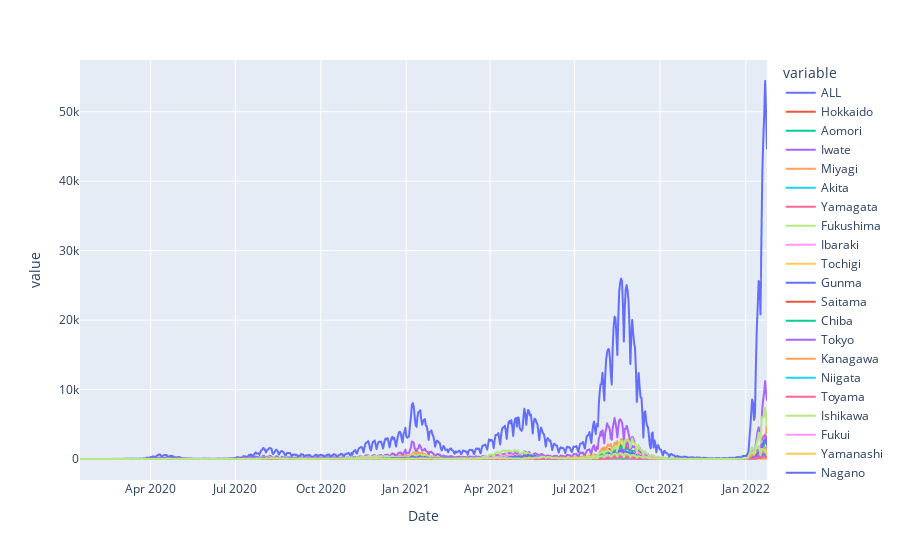

Write notebook code for a chart like this one.
### Code cell
px.line(df, )

### Figure 1 — Plotly figure (JSON) as saved in the notebook; plotly's stock layout.template omitted (floating-point values rounded to 4 significant figures; data arrays with more than 128 entries replaced by an {"elided": "..."} marker saying what was removed)
{"data": [{"hovertemplate": "variable=ALL<br>Date=%{x}<br>value=%{y}<extra></extra>", "legendgroup": "ALL", "line": {"color": "#636efa", "dash": "solid"}, "marker": {"symbol": "circle"}, "mode": "lines", "name": "ALL", "showlegend": true, "type": "scattergl", "x": {"elided": "740 str values"}, "xaxis": "x", "y": {"elided": "740 int values"}, "yaxis": "y"}, {"hovertemplate": "variable=Hokkaido<br>Date=%{x}<br>value=%{y}<extra></extra>", "legendgroup": "Hokkaido", "line": {"color": "#EF553B", "dash": "solid"}, "marker": {"symbol": "circle"}, "mode": "lines", "name": "Hokkaido", "showlegend": true, "type": "scattergl", "x": {"elided": "740 str values"}, "xaxis": "x", "y": {"elided": "740 int values"}, "yaxis": "y"}, {"hovertemplate": "variable=Aomori<br>Date=%{x}<br>value=%{y}<extra></extra>", "legendgroup": "Aomori", "line": {"color": "#00cc96", "dash": "solid"}, "marker": {"symbol": "circle"}, "mode": "lines", "name": "Aomori", "showlegend": true, "type": "scattergl", "x": {"elided": "740 str values"}, "xaxis": "x", "y": {"elided": "740 int values"}, "yaxis": "y"}, {"hovertemplate": "variable=Iwate<br>Date=%{x}<br>value=%{y}<extra></extra>", "legendgroup": "Iwate", "line": {"color": "#ab63fa", "dash": "solid"}, "marker": {"symbol": "circle"}, "mode": "lines", "name": "Iwate", "showlegend": true, "type": "scattergl", "x": {"elided": "740 str values"}, "xaxis": "x", "y": {"elided": "740 int values"}, "yaxis": "y"}, {"hovertemplate": "variable=Miyagi<br>Date=%{x}<br>value=%{y}<extra></extra>", "legendgroup": "Miyagi", "line": {"color": "#FFA15A", "dash": "solid"}, "marker": {"symbol": "circle"}, "mode": "lines", "name": "Miyagi", "showlegend": true, "type": "scattergl", "x": {"elided": "740 str values"}, "xaxis": "x", "y": {"elided": "740 int values"}, "yaxis": "y"}, {"hovertemplate": "variable=Akita<br>Date=%{x}<br>value=%{y}<extra></extra>", "legendgroup": "Akita", "line": {"color": "#19d3f3", "dash": "solid"}, "marker": {"symbol": "circle"}, "mode": "lines", "name": "Akita", "showlegend": true, "type": "scattergl", "x": {"elided": "740 str values"}, "xaxis": "x", "y": {"elided": "740 int values"}, "yaxis": "y"}, {"hovertemplate": "variable=Yamagata<br>Date=%{x}<br>value=%{y}<extra></extra>", "legendgroup": "Yamagata", "line": {"color": "#FF6692", "dash": "solid"}, "marker": {"symbol": "circle"}, "mode": "lines", "name": "Yamagata", "showlegend": true, "type": "scattergl", "x": {"elided": "740 str values"}, "xaxis": "x", "y": {"elided": "740 int values"}, "yaxis": "y"}, {"hovertemplate": "variable=Fukushima<br>Date=%{x}<br>value=%{y}<extra></extra>", "legendgroup": "Fukushima", "line": {"color": "#B6E880", "dash": "solid"}, "marker": {"symbol": "circle"}, "mode": "lines", "name": "Fukushima", "showlegend": true, "type": "scattergl", "x": {"elided": "740 str values"}, "xaxis": "x", "y": {"elided": "740 int values"}, "yaxis": "y"}, {"hovertemplate": "variable=Ibaraki<br>Date=%{x}<br>value=%{y}<extra></extra>", "legendgroup": "Ibaraki", "line": {"color": "#FF97FF", "dash": "solid"}, "marker": {"symbol": "circle"}, "mode": "lines", "name": "Ibaraki", "showlegend": true, "type": "scattergl", "x": {"elided": "740 str values"}, "xaxis": "x", "y": {"elided": "740 int values"}, "yaxis": "y"}, {"hovertemplate": "variable=Tochigi<br>Date=%{x}<br>value=%{y}<extra></extra>", "legendgroup": "Tochigi", "line": {"color": "#FECB52", "dash": "solid"}, "marker": {"symbol": "circle"}, "mode": "lines", "name": "Tochigi", "showlegend": true, "type": "scattergl", "x": {"elided": "740 str values"}, "xaxis": "x", "y": {"elided": "740 int values"}, "yaxis": "y"}, {"hovertemplate": "variable=Gunma<br>Date=%{x}<br>value=%{y}<extra></extra>", "legendgroup": "Gunma", "line": {"color": "#636efa", "dash": "solid"}, "marker": {"symbol": "circle"}, "mode": "lines", "name": "Gunma", "showlegend": true, "type": "scattergl", "x": {"elided": "740 str values"}, "xaxis": "x", "y": {"elided": "740 int values"}, "yaxis": "y"}, {"hovertemplate": "variable=Saitama<br>Date=%{x}<br>value=%{y}<extra></extra>", "legendgroup": "Saitama", "line": {"color": "#EF553B", "dash": "solid"}, "marker": {"symbol": "circle"}, "mode": "lines", "name": "Saitama", "showlegend": true, "type": "scattergl", "x": {"elided": "740 str values"}, "xaxis": "x", "y": {"elided": "740 int values"}, "yaxis": "y"}, {"hovertemplate": "variable=Chiba<br>Date=%{x}<br>value=%{y}<extra></extra>", "legendgroup": "Chiba", "line": {"color": "#00cc96", "dash": "solid"}, "marker": {"symbol": "circle"}, "mode": "lines", "name": "Chiba", "showlegend": true, "type": "scattergl", "x": {"elided": "740 str values"}, "xaxis": "x", "y": {"elided": "740 int values"}, "yaxis": "y"}, {"hovertemplate": "variable=Tokyo<br>Date=%{x}<br>value=%{y}<extra></extra>", "legendgroup": "Tokyo", "line": {"color": "#ab63fa", "dash": "solid"}, "marker": {"symbol": "circle"}, "mode": "lines", "name": "Tokyo", "showlegend": true, "type": "scattergl", "x": {"elided": "740 str values"}, "xaxis": "x", "y": {"elided": "740 int values"}, "yaxis": "y"}, {"hovertemplate": "variable=Kanagawa<br>Date=%{x}<br>value=%{y}<extra></extra>", "legendgroup": "Kanagawa", "line": {"color": "#FFA15A", "dash": "solid"}, "marker": {"symbol": "circle"}, "mode": "lines", "name": "Kanagawa", "showlegend": true, "type": "scattergl", "x": {"elided": "740 str values"}, "xaxis": "x", "y": {"elided": "740 int values"}, "yaxis": "y"}, {"hovertemplate": "variable=Niigata<br>Date=%{x}<br>value=%{y}<extra></extra>", "legendgroup": "Niigata", "line": {"color": "#19d3f3", "dash": "solid"}, "marker": {"symbol": "circle"}, "mode": "lines", "name": "Niigata", "showlegend": true, "type": "scattergl", "x": {"elided": "740 str values"}, "xaxis": "x", "y": {"elided": "740 int values"}, "yaxis": "y"}, {"hovertemplate": "variable=Toyama<br>Date=%{x}<br>value=%{y}<extra></extra>", "legendgroup": "Toyama", "line": {"color": "#FF6692", "dash": "solid"}, "marker": {"symbol": "circle"}, "mode": "lines", "name": "Toyama", "showlegend": true, "type": "scattergl", "x": {"elided": "740 str values"}, "xaxis": "x", "y": {"elided": "740 int values"}, "yaxis": "y"}, {"hovertemplate": "variable=Ishikawa<br>Date=%{x}<br>value=%{y}<extra></extra>", "legendgroup": "Ishikawa", "line": {"color": "#B6E880", "dash": "solid"}, "marker": {"symbol": "circle"}, "mode": "lines", "name": "Ishikawa", "showlegend": true, "type": "scattergl", "x": {"elided": "740 str values"}, "xaxis": "x", "y": {"elided": "740 int values"}, "yaxis": "y"}, {"hovertemplate": "variable=Fukui<br>Date=%{x}<br>value=%{y}<extra></extra>", "legendgroup": "Fukui", "line": {"color": "#FF97FF", "dash": "solid"}, "marker": {"symbol": "circle"}, "mode": "lines", "name": "Fukui", "showlegend": true, "type": "scattergl", "x": {"elided": "740 str values"}, "xaxis": "x", "y": {"elided": "740 int values"}, "yaxis": "y"}, {"hovertemplate": "variable=Yamanashi<br>Date=%{x}<br>value=%{y}<extra></extra>", "legendgroup": "Yamanashi", "line": {"color": "#FECB52", "dash": "solid"}, "marker": {"symbol": "circle"}, "mode": "lines", "name": "Yamanashi", "showlegend": true, "type": "scattergl", "x": {"elided": "740 str values"}, "xaxis": "x", "y": {"elided": "740 int values"}, "yaxis": "y"}, {"hovertemplate": "variable=Nagano<br>Date=%{x}<br>value=%{y}<extra></extra>", "legendgroup": "Nagano", "line": {"color": "#636efa", "dash": "solid"}, "marker": {"symbol": "circle"}, "mode": "lines", "name": "Nagano", "showlegend": true, "type": "scattergl", "x": {"elided": "740 str values"}, "xaxis": "x", "y": {"elided": "740 int values"}, "yaxis": "y"}, {"hovertemplate": "variable=Gifu<br>Date=%{x}<br>value=%{y}<extra></extra>", "legendgroup": "Gifu", "line": {"color": "#EF553B", "dash": "solid"}, "marker": {"symbol": "circle"}, "mode": "lines", "name": "Gifu", "showlegend": true, "type": "scattergl", "x": {"elided": "740 str values"}, "xaxis": "x", "y": {"elided": "740 int values"}, "yaxis": "y"}, {"hovertemplate": "variable=Shizuoka<br>Date=%{x}<br>value=%{y}<extra></extra>", "legendgroup": "Shizuoka", "line": {"color": "#00cc96", "dash": "solid"}, "marker": {"symbol": "circle"}, "mode": "lines", "name": "Shizuoka", "showlegend": true, "type": "scattergl", "x": {"elided": "740 str values"}, "xaxis": "x", "y": {"elided": "740 int values"}, "yaxis": "y"}, {"hovertemplate": "variable=Aichi<br>Date=%{x}<br>value=%{y}<extra></extra>", "legendgroup": "Aichi", "line": {"color": "#ab63fa", "dash": "solid"}, "marker": {"symbol": "circle"}, "mode": "lines", "name": "Aichi", "showlegend": true, "type": "scattergl", "x": {"elided": "740 str values"}, "xaxis": "x", "y": {"elided": "740 int values"}, "yaxis": "y"}, {"hovertemplate": "variable=Mie<br>Date=%{x}<br>value=%{y}<extra></extra>", "legendgroup": "Mie", "line": {"color": "#FFA15A", "dash": "solid"}, "marker": {"symbol": "circle"}, "mode": "lines", "name": "Mie", "showlegend": true, "type": "scattergl", "x": {"elided": "740 str values"}, "xaxis": "x", "y": {"elided": "740 int values"}, "yaxis": "y"}, {"hovertemplate": "variable=Shiga<br>Date=%{x}<br>value=%{y}<extra></extra>", "legendgroup": "Shiga", "line": {"color": "#19d3f3", "dash": "solid"}, "marker": {"symbol": "circle"}, "mode": "lines", "name": "Shiga", "showlegend": true, "type": "scattergl", "x": {"elided": "740 str values"}, "xaxis": "x", "y": {"elided": "740 int values"}, "yaxis": "y"}, {"hovertemplate": "variable=Kyoto<br>Date=%{x}<br>value=%{y}<extra></extra>", "legendgroup": "Kyoto", "line": {"color": "#FF6692", "dash": "solid"}, "marker": {"symbol": "circle"}, "mode": "lines", "name": "Kyoto", "showlegend": true, "type": "scattergl", "x": {"elided": "740 str values"}, "xaxis": "x", "y": {"elided": "740 int values"}, "yaxis": "y"}, {"hovertemplate": "variable=Osaka<br>Date=%{x}<br>value=%{y}<extra></extra>", "legendgroup": "Osaka", "line": {"color": "#B6E880", "dash": "solid"}, "marker": {"symbol": "circle"}, "mode": "lines", "name": "Osaka", "showlegend": true, "type": "scattergl", "x": {"elided": "740 str values"}, "xaxis": "x", "y": {"elided": "740 int values"}, "yaxis": "y"}, {"hovertemplate": "variable=Hyogo<br>Date=%{x}<br>value=%{y}<extra></extra>", "legendgroup": "Hyogo", "line": {"color": "#FF97FF", "dash": "solid"}, "marker": {"symbol": "circle"}, "mode": "lines", "name": "Hyogo", "showlegend": true, "type": "scattergl", "x": {"elided": "740 str values"}, "xaxis": "x", "y": {"elided": "740 int values"}, "yaxis": "y"}, {"hovertemplate": "variable=Nara<br>Date=%{x}<br>value=%{y}<extra></extra>", "legendgroup": "Nara", "line": {"color": "#FECB52", "dash": "solid"}, "marker": {"symbol": "circle"}, "mode": "lines", "name": "Nara", "showlegend": true, "type": "scattergl", "x": {"elided": "740 str values"}, "xaxis": "x", "y": {"elided": "740 int values"}, "yaxis": "y"}, {"hovertemplate": "variable=Wakayama<br>Date=%{x}<br>value=%{y}<extra></extra>", "legendgroup": "Wakayama", "line": {"color": "#636efa", "dash": "solid"}, "marker": {"symbol": "circle"}, "mode": "lines", "name": "Wakayama", "showlegend": true, "type": "scattergl", "x": {"elided": "740 str values"}, "xaxis": "x", "y": {"elided": "740 int values"}, "yaxis": "y"}, {"hovertemplate": "variable=Tottori<br>Date=%{x}<br>value=%{y}<extra></extra>", "legendgroup": "Tottori", "line": {"color": "#EF553B", "dash": "solid"}, "marker": {"symbol": "circle"}, "mode": "lines", "name": "Tottori", "showlegend": true, "type": "scattergl", "x": {"elided": "740 str values"}, "xaxis": "x", "y": {"elided": "740 int values"}, "yaxis": "y"}, {"hovertemplate": "variable=Shimane<br>Date=%{x}<br>value=%{y}<extra></extra>", "legendgroup": "Shimane", "line": {"color": "#00cc96", "dash": "solid"}, "marker": {"symbol": "circle"}, "mode": "lines", "name": "Shimane", "showlegend": true, "type": "scattergl", "x": {"elided": "740 str values"}, "xaxis": "x", "y": {"elided": "740 int values"}, "yaxis": "y"}, {"hovertemplate": "variable=Okayama<br>Date=%{x}<br>value=%{y}<extra></extra>", "legendgroup": "Okayama", "line": {"color": "#ab63fa", "dash": "solid"}, "marker": {"symbol": "circle"}, "mode": "lines", "name": "Okayama", "showlegend": true, "type": "scattergl", "x": {"elided": "740 str values"}, "xaxis": "x", "y": {"elided": "740 int values"}, "yaxis": "y"}, {"hovertemplate": "variable=Hiroshima<br>Date=%{x}<br>value=%{y}<extra></extra>", "legendgroup": "Hiroshima", "line": {"color": "#FFA15A", "dash": "solid"}, "marker": {"symbol": "circle"}, "mode": "lines", "name": "Hiroshima", "showlegend": true, "type": "scattergl", "x": {"elided": "740 str values"}, "xaxis": "x", "y": {"elided": "740 int values"}, "yaxis": "y"}, {"hovertemplate": "variable=Yamaguchi<br>Date=%{x}<br>value=%{y}<extra></extra>", "legendgroup": "Yamaguchi", "line": {"color": "#19d3f3", "dash": "solid"}, "marker": {"symbol": "circle"}, "mode": "lines", "name": "Yamaguchi", "showlegend": true, "type": "scattergl", "x": {"elided": "740 str values"}, "xaxis": "x", "y": {"elided": "740 int values"}, "yaxis": "y"}, {"hovertemplate": "variable=Tokushima<br>Date=%{x}<br>value=%{y}<extra></extra>", "legendgroup": "Tokushima", "line": {"color": "#FF6692", "dash": "solid"}, "marker": {"symbol": "circle"}, "mode": "lines", "name": "Tokushima", "showlegend": true, "type": "scattergl", "x": {"elided": "740 str values"}, "xaxis": "x", "y": {"elided": "740 int values"}, "yaxis": "y"}, {"hovertemplate": "variable=Kagawa<br>Date=%{x}<br>value=%{y}<extra></extra>", "legendgroup": "Kagawa", "line": {"color": "#B6E880", "dash": "solid"}, "marker": {"symbol": "circle"}, "mode": "lines", "name": "Kagawa", "showlegend": true, "type": "scattergl", "x": {"elided": "740 str values"}, "xaxis": "x", "y": {"elided": "740 int values"}, "yaxis": "y"}, {"hovertemplate": "variable=Ehime<br>Date=%{x}<br>value=%{y}<extra></extra>", "legendgroup": "Ehime", "line": {"color": "#FF97FF", "dash": "solid"}, "marker": {"symbol": "circle"}, "mode": "lines", "name": "Ehime", "showlegend": true, "type": "scattergl", "x": {"elided": "740 str values"}, "xaxis": "x", "y": {"elided": "740 int values"}, "yaxis": "y"}, {"hovertemplate": "variable=Kochi<br>Date=%{x}<br>value=%{y}<extra></extra>", "legendgroup": "Kochi", "line": {"color": "#FECB52", "dash": "solid"}, "marker": {"symbol": "circle"}, "mode": "lines", "name": "Kochi", "showlegend": true, "type": "scattergl", "x": {"elided": "740 str values"}, "xaxis": "x", "y": {"elided": "740 int values"}, "yaxis": "y"}, {"hovertemplate": "variable=Fukuoka<br>Date=%{x}<br>value=%{y}<extra></extra>", "legendgroup": "Fukuoka", "line": {"color": "#636efa", "dash": "solid"}, "marker": {"symbol": "circle"}, "mode": "lines", "name": "Fukuoka", "showlegend": true, "type": "scattergl", "x": {"elided": "740 str values"}, "xaxis": "x", "y": {"elided": "740 int values"}, "yaxis": "y"}, {"hovertemplate": "variable=Saga<br>Date=%{x}<br>value=%{y}<extra></extra>", "legendgroup": "Saga", "line": {"color": "#EF553B", "dash": "solid"}, "marker": {"symbol": "circle"}, "mode": "lines", "name": "Saga", "showlegend": true, "type": "scattergl", "x": {"elided": "740 str values"}, "xaxis": "x", "y": {"elided": "740 int values"}, "yaxis": "y"}, {"hovertemplate": "variable=Nagasaki<br>Date=%{x}<br>value=%{y}<extra></extra>", "legendgroup": "Nagasaki", "line": {"color": "#00cc96", "dash": "solid"}, "marker": {"symbol": "circle"}, "mode": "lines", "name": "Nagasaki", "showlegend": true, "type": "scattergl", "x": {"elided": "740 str values"}, "xaxis": "x", "y": {"elided": "740 int values"}, "yaxis": "y"}, {"hovertemplate": "variable=Kumamoto<br>Date=%{x}<br>value=%{y}<extra></extra>", "legendgroup": "Kumamoto", "line": {"color": "#ab63fa", "dash": "solid"}, "marker": {"symbol": "circle"}, "mode": "lines", "name": "Kumamoto", "showlegend": true, "type": "scattergl", "x": {"elided": "740 str values"}, "xaxis": "x", "y": {"elided": "740 int values"}, "yaxis": "y"}, {"hovertemplate": "variable=Oita<br>Date=%{x}<br>value=%{y}<extra></extra>", "legendgroup": "Oita", "line": {"color": "#FFA15A", "dash": "solid"}, "marker": {"symbol": "circle"}, "mode": "lines", "name": "Oita", "showlegend": true, "type": "scattergl", "x": {"elided": "740 str values"}, "xaxis": "x", "y": {"elided": "740 int values"}, "yaxis": "y"}, {"hovertemplate": "variable=Miyazaki<br>Date=%{x}<br>value=%{y}<extra></extra>", "legendgroup": "Miyazaki", "line": {"color": "#19d3f3", "dash": "solid"}, "marker": {"symbol": "circle"}, "mode": "lines", "name": "Miyazaki", "showlegend": true, "type": "scattergl", "x": {"elided": "740 str values"}, "xaxis": "x", "y": {"elided": "740 int values"}, "yaxis": "y"}, {"hovertemplate": "variable=Kagoshima<br>Date=%{x}<br>value=%{y}<extra></extra>", "legendgroup": "Kagoshima", "line": {"color": "#FF6692", "dash": "solid"}, "marker": {"symbol": "circle"}, "mode": "lines", "name": "Kagoshima", "showlegend": true, "type": "scattergl", "x": {"elided": "740 str values"}, "xaxis": "x", "y": {"elided": "740 int values"}, "yaxis": "y"}, {"hovertemplate": "variable=Okinawa<br>Date=%{x}<br>value=%{y}<extra></extra>", "legendgroup": "Okinawa", "line": {"color": "#B6E880", "dash": "solid"}, "marker": {"symbol": "circle"}, "mode": "lines", "name": "Okinawa", "showlegend": true, "type": "scattergl", "x": {"elided": "740 str values"}, "xaxis": "x", "y": {"elided": "740 int values"}, "yaxis": "y"}], "layout": {"autosize": true, "legend": {"title": {"text": "variable"}, "tracegroupgap": 0}, "margin": {"t": 60}, "xaxis": {"anchor": "y", "autorange": true, "domain": [0, 1], "range": ["2020-01-16", "2022-01-24"], "title": {"text": "Date"}, "type": "date"}, "yaxis": {"anchor": "x", "autorange": true, "domain": [0, 1], "range": [-3024.0, 57450.0], "title": {"text": "value"}, "type": "linear"}}}
